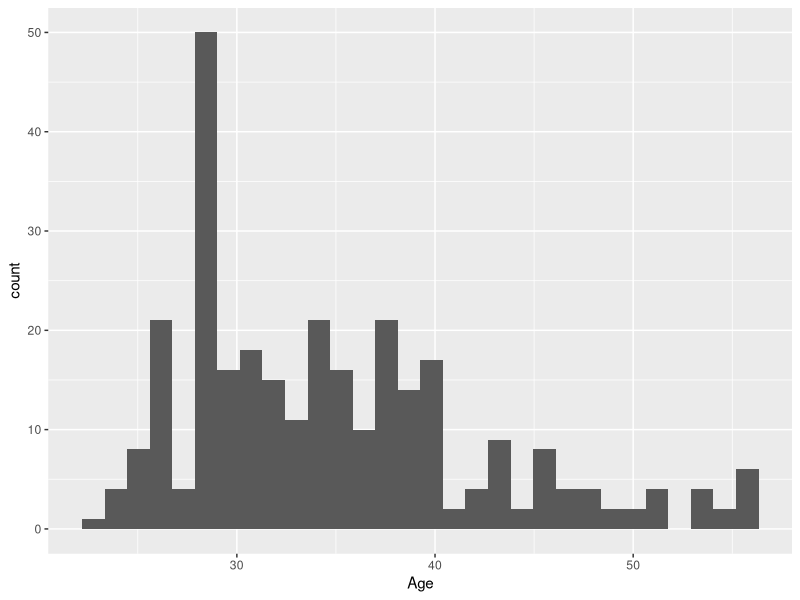
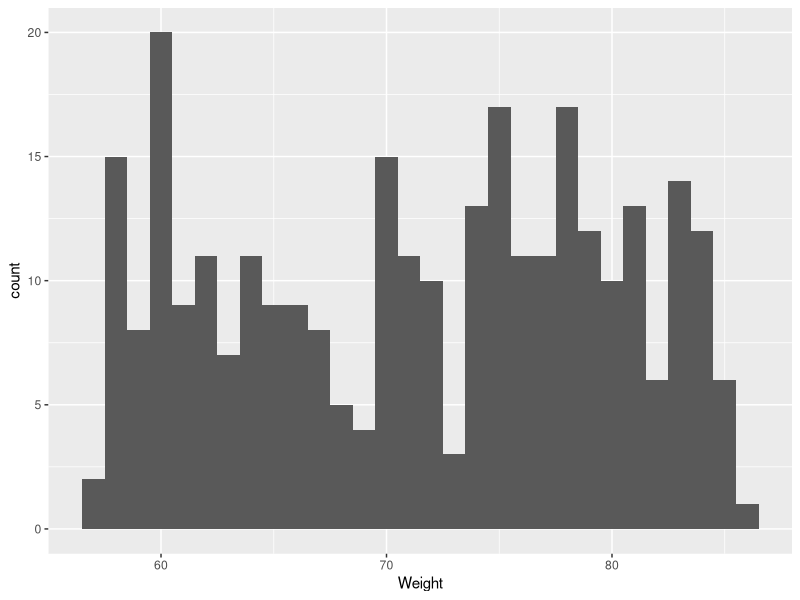
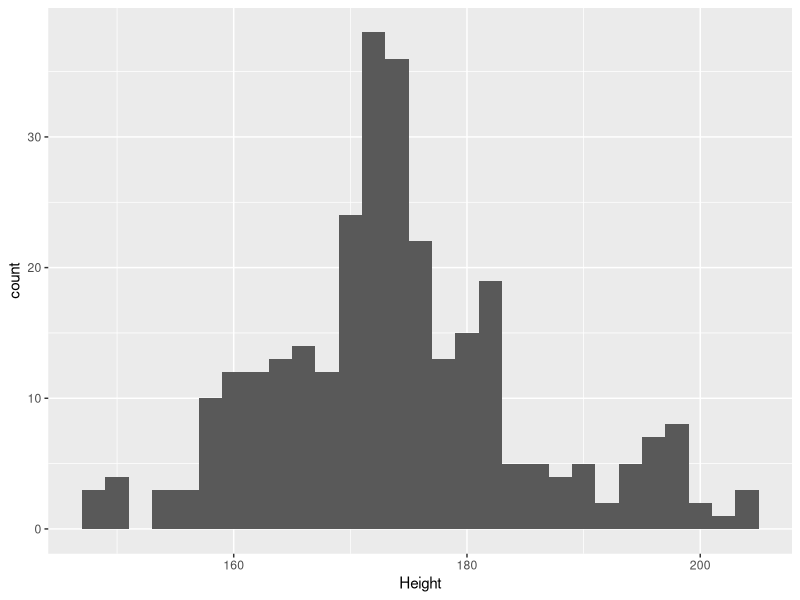
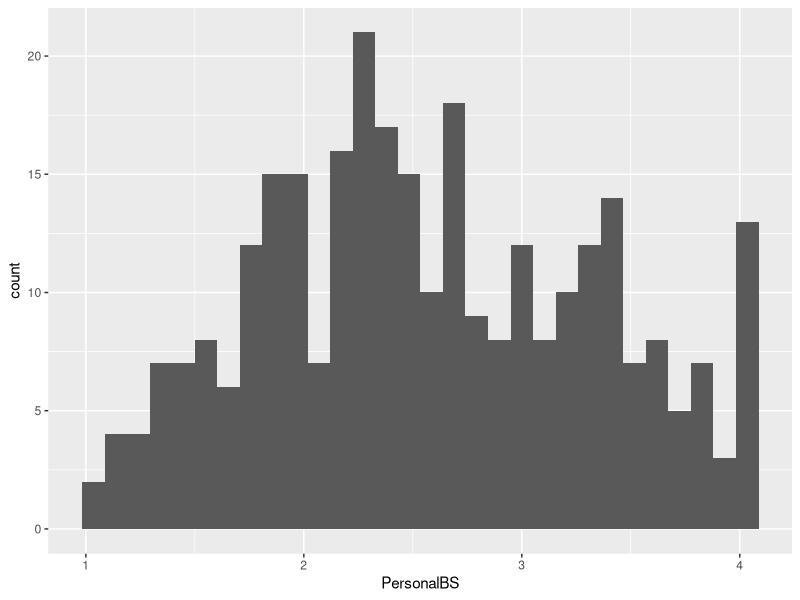
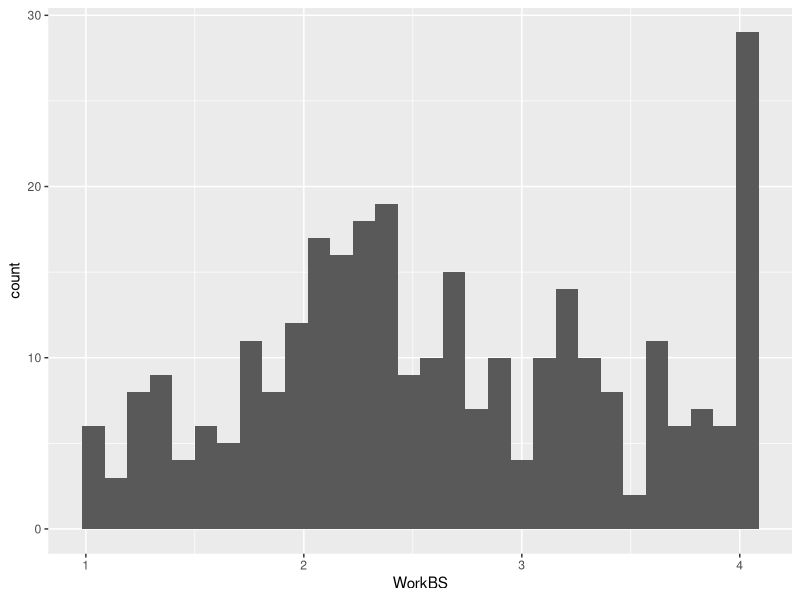
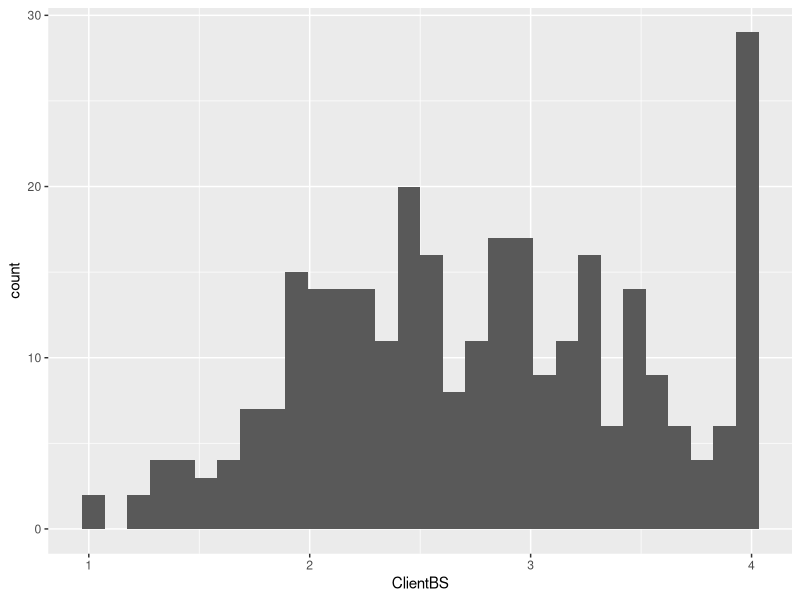
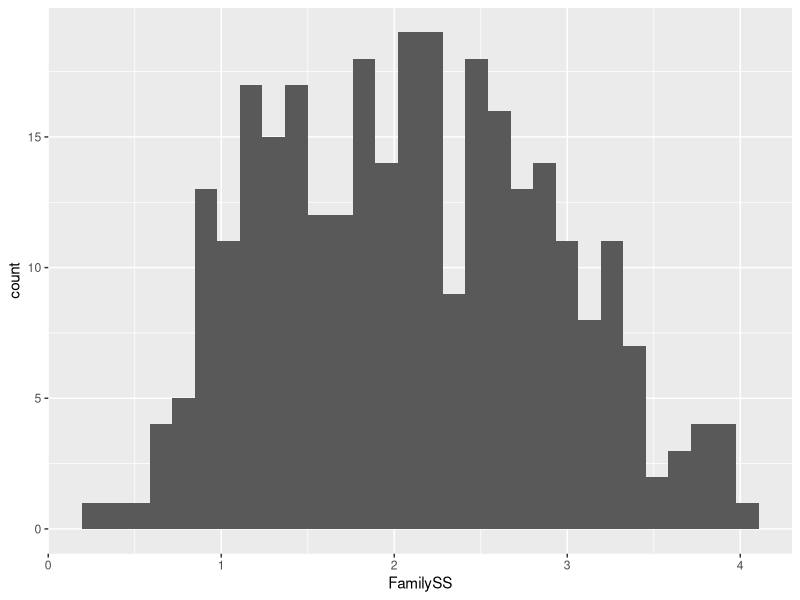
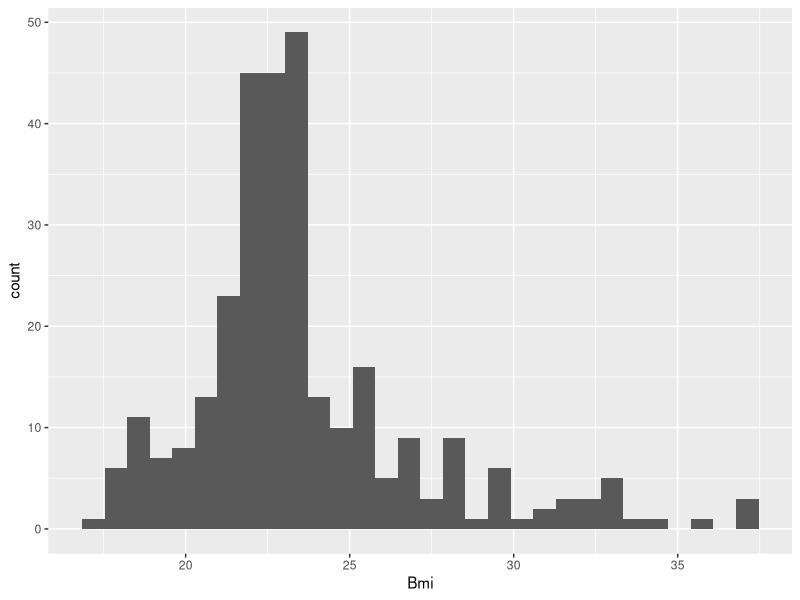

Source code (R) for these figures, in order:
## ---- chunk 1
library(foreign)
library(psych)
library(knitr)
library(broom)
library(MASS)
library(tidyverse)
library(tidyr)
library(corrplot)
library(haven)
library(ggplot2)
## ---- chunk 2

data1<-read_sav('burnout stressor_1.sav')
summary(data1)
## ---- chunk 3
data2<-(data1%>%mutate(Bmi=Weight/(Height/100)^2))
describe(data2)
## ---- chunk 4
summary(data1)
## ---- chunk 5
ggplot(data2,aes(Age))+geom_histogram()
ggplot(data2,aes(Weight))+geom_histogram()
ggplot(data2,aes(Height))+geom_histogram()
ggplot(data2,aes(PersonalBS))+geom_histogram()
ggplot(data2,aes(WorkBS))+geom_histogram()
ggplot(data2,aes(ClientBS))+geom_histogram()
ggplot(data2,aes(FamilySS))+geom_histogram()
ggplot(data2,aes(Bmi))+geom_histogram()

## ---- chunk 6
data3<-data2%>%select_if(is.numeric)
cordata3<-cor(data3,use="complete.obs",method="pearson")
head(round(cordata3,2))
## ---- chunk 7
corrplot(cordata3,method="circle")
## ---- chunk 8
modelAge1.1<-lm(FamilySS~Age, data2)
summary(modelAge1.1)
tidy(modelAge1.1,conf.int = T)
## ---- chunk 9
modelGender1.2<-lm(FamilySS~Gender, data2)
summary(modelGender1.2)
tidy(modelGender1.2,conf.int = T)
## ---- chunk 10
modelWard1.3<-lm(FamilySS~Ward, data2)
summary(modelWard1.3)
tidy(modelWard1.3,conf.int = T)
## ---- chunk 11
modelPersonalBS1.4<-lm(FamilySS~PersonalBS, data2)
summary(modelPersonalBS1.4)
tidy(modelPersonalBS1.4,conf.int = T)
## ---- chunk 12
modelWorkBS1.5<-lm(FamilySS~WorkBS, data2)
summary(modelWorkBS1.5)
tidy(modelWorkBS1.5,conf.int = T)
## ---- chunk 13
modelClientBS1.6<-lm(FamilySS~ClientBS, data2)
summary(modelClientBS1.6)
tidy(modelClientBS1.6,conf.int = T)
## ---- chunk 14
modelBmi1.7<-lm(FamilySS~Bmi, data2)
summary(modelBmi1.7)
tidy(modelBmi1.7,conf.int = T)
## ---- chunk 15
model2.1<-lm(FamilySS~PersonalBS+WorkBS+ClientBS, data = data2)
summary(model2.1)
tidy(model2.1, conf.int = T)
## ---- chunk 16
model2.2<-lm(FamilySS~PersonalBS+WorkBS+ClientBS+Age+Gender+Ward+Bmi, data = data2)
summary(model2.2)
tidy(model2.2, conf.int = T)
## ---- chunk 17
model2.3<-lm(FamilySS~PersonalBS+WorkBS+ClientBS+Age+Gender+Bmi, data = data2)
summary(model2.3)
tidy(model2.3, conf.int = T)
## ---- chunk 18
anova(model2.1,model2.3)
anova(model2.1,model2.2)
anova(model2.3,model2.2)
## ---- chunk 19
prelim<-lm(FamilySS~PersonalBS+WorkBS+ClientBS+Age+Gender+Bmi, data=data2)
summary(prelim)
## ---- chunk 20
model3.1<-lm(FamilySS~PersonalBS+WorkBS+ClientBS+Age+Gender+Bmi+WorkBS*ClientBS, data=data2)
summary(model3.1)
## ---- chunk 21
model3.2<-lm(FamilySS~PersonalBS+WorkBS+ClientBS+Age+Gender+Bmi+WorkBS*PersonalBS, data=data2)
summary(model3.2)
## ---- chunk 22
model3.3<-lm(FamilySS~PersonalBS+WorkBS+ClientBS+Age+Gender+Bmi+WorkBS*Age, data=data2)
summary(model3.3)
## ---- chunk 23
model3.4<-lm(FamilySS~PersonalBS+WorkBS+ClientBS+Age+Gender+Bmi+WorkBS*Gender, data=data2)
summary(model3.4)
## ---- chunk 24
model3.5<-lm(FamilySS~PersonalBS+WorkBS+ClientBS+Age+Gender+Bmi+WorkBS*Bmi, data=data2)
summary(model3.5)
## ---- chunk 25
model3.6<-lm(FamilySS~PersonalBS+WorkBS+ClientBS+Age+Gender+Bmi+ClientBS*PersonalBS, data=data2)
summary(model3.6)
## ---- chunk 26
model3.7<-lm(FamilySS~PersonalBS+WorkBS+ClientBS+Age+Gender+Bmi+ClientBS*Age, data=data2)
summary(model3.7)
## ---- chunk 27
model3.8<-lm(FamilySS~PersonalBS+WorkBS+ClientBS+Age+Gender+Bmi+ClientBS*Gender, data=data2)
summary(model3.8)
## ---- chunk 28
model3.9<-lm(FamilySS~PersonalBS+WorkBS+ClientBS+Age+Gender+Bmi+ClientBS*Bmi, data=data2)
summary(model3.9)
## ---- chunk 29
model3.10<-lm(FamilySS~PersonalBS+WorkBS+ClientBS+Age+Gender+Bmi+PersonalBS*Age, data=data2)
summary(model3.10)
## ---- chunk 30
model3.11<-lm(FamilySS~PersonalBS+WorkBS+ClientBS+Age+Gender+Bmi+PersonalBS*Gender, data=data2)
summary(model3.11)
## ---- chunk 31
model3.12<-lm(FamilySS~PersonalBS+WorkBS+ClientBS+Age+Gender+Bmi+PersonalBS*Bmi, data=data2)
summary(model3.12)
## ---- chunk 32
model3.13<-lm(FamilySS~PersonalBS+WorkBS+ClientBS+Age+Gender+Bmi+Age*Gender, data=data2)
summary(model3.13)
## ---- chunk 33
model3.14<-lm(FamilySS~PersonalBS+WorkBS+ClientBS+Age+Gender+Bmi+Age*Bmi, data=data2)
summary(model3.14)
## ---- chunk 34
model3.15<-lm(FamilySS~PersonalBS+WorkBS+ClientBS+Age+Gender+Bmi+Gender*Bmi, data=data2)
summary(model3.15)
## ---- chunk 35
anova(prelim,model3.4)
## ---- chunk 36
prelim.final.model<-model3.4
tidy(prelim.final.model)
## ---- chunk 37
plot(prelim.final.model)
## ---- chunk 38
resmod<-residuals(prelim.final.model)
head(resmod)
hist(resmod)
## ---- chunk 39
ggplot(data = prelim.final.model, aes(x=.fitted,y=.resid))+geom_point()+geom_hline(yintercept=0)
## ---- chunk 40
library(broom)
library(knitr)
kable(head(augment(prelim.final.model)))
kable(tail(augment(prelim.final.model)))
## ---- chunk 41
ggplot(data = prelim.final.model,
       aes(x=.fitted, y=.resid)) +
  geom_point() +
  geom_hline(yintercept = 0)
## ---- chunk 42
new_data<-expand.grid(PersonalBS = c(0.5,2.0,3.5),
                      WorkBS = c(0.5, 2.5, 3.5),
                      ClientBS = c(0.5,2.0,3.5),
                      Age = c(24,50,53),
                      Gender = c("Male","Female"),
                      Bmi = c(18,20,30))
data4<-augment(prelim.final.model, newdata = new_data)
summary(data4)
data4
## ---- chunk 43
influen.obs<-augment(prelim.final.model)%>%filter(.std.resid >2|.std.resid < -2 |.hat > 0.0533)
influen.obs
## ---- chunk 44
non.influen.obs<- augment(prelim.final.model)%>%filter (.std.resid < 2 & .std.resid > 0.0533)
non.influen.obs
## ---- chunk 45
finalmodel2<- lm(FamilySS~PersonalBS+WorkBS+ClientBS+Age+Gender+Bmi+WorkBS*Gender, data= non.influen.obs)
plot(finalmodel2)
tidy(finalmodel2)
## ---- chunk 46
tidy(prelim.final.model, conf.int = T)
